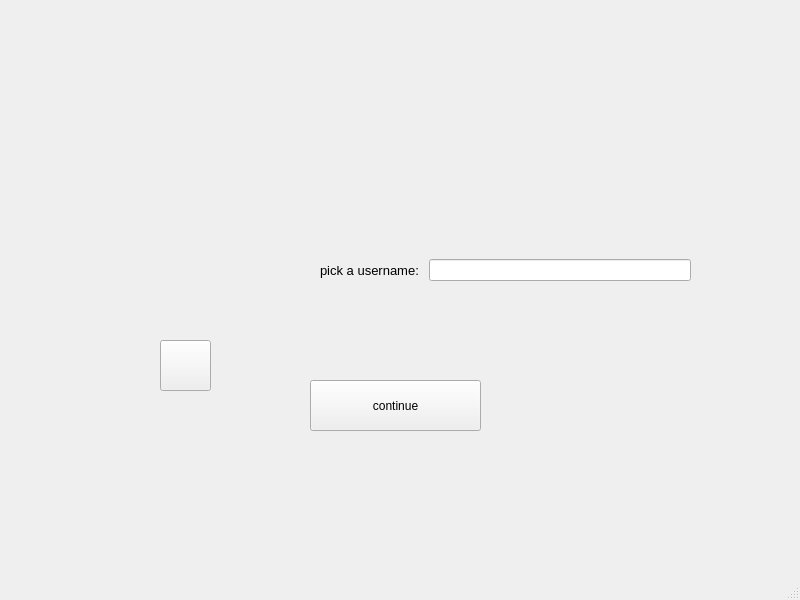
<?xml version="1.0" encoding="UTF-8"?>
<ui version="4.0">
 <class>pick_username</class>
 <widget class="QMainWindow" name="pick_username">
  <property name="geometry">
   <rect>
    <x>0</x>
    <y>0</y>
    <width>800</width>
    <height>600</height>
   </rect>
  </property>
  <property name="windowTitle">
   <string>MainWindow</string>
  </property>
  <widget class="QWidget" name="centralwidget">
   <widget class="QWidget" name="horizontalLayoutWidget">
    <property name="geometry">
     <rect>
      <x>320</x>
      <y>200</y>
      <width>371</width>
      <height>141</height>
     </rect>
    </property>
    <layout class="QHBoxLayout" name="horizontalLayout">
     <item>
      <widget class="QLabel" name="label">
       <property name="font">
        <font>
         <pointsize>10</pointsize>
        </font>
       </property>
       <property name="text">
        <string>pick a username: </string>
       </property>
      </widget>
     </item>
     <item>
      <widget class="QLineEdit" name="lineEdit"/>
     </item>
    </layout>
   </widget>
   <widget class="QPushButton" name="continue_button">
    <property name="geometry">
     <rect>
      <x>310</x>
      <y>380</y>
      <width>171</width>
      <height>51</height>
     </rect>
    </property>
    <property name="text">
     <string>continue</string>
    </property>
   </widget>
   <widget class="QLabel" name="profile">
    <property name="geometry">
     <rect>
      <x>90</x>
      <y>140</y>
      <width>191</width>
      <height>201</height>
     </rect>
    </property>
    <property name="styleSheet">
     <string notr="true">
border-image: url(:/new/prefix1/images/mode-portrait.png);</string>
    </property>
    <property name="text">
     <string/>
    </property>
    <property name="pixmap">
     <pixmap>:/new/prefix1/mode-portrait.png</pixmap>
    </property>
    <property name="scaledContents">
     <bool>true</bool>
    </property>
   </widget>
   <widget class="QPushButton" name="addProfile">
    <property name="geometry">
     <rect>
      <x>160</x>
      <y>340</y>
      <width>51</width>
      <height>51</height>
     </rect>
    </property>
    <property name="styleSheet">
     <string notr="true">border-image: url(:/new/prefix1/images/square-plus.png);</string>
    </property>
    <property name="text">
     <string/>
    </property>
   </widget>
  </widget>
  <widget class="QMenuBar" name="menubar">
   <property name="geometry">
    <rect>
     <x>0</x>
     <y>0</y>
     <width>800</width>
     <height>25</height>
    </rect>
   </property>
  </widget>
  <widget class="QStatusBar" name="statusbar"/>
 </widget>
 <resources/>
 <connections/>
</ui>
